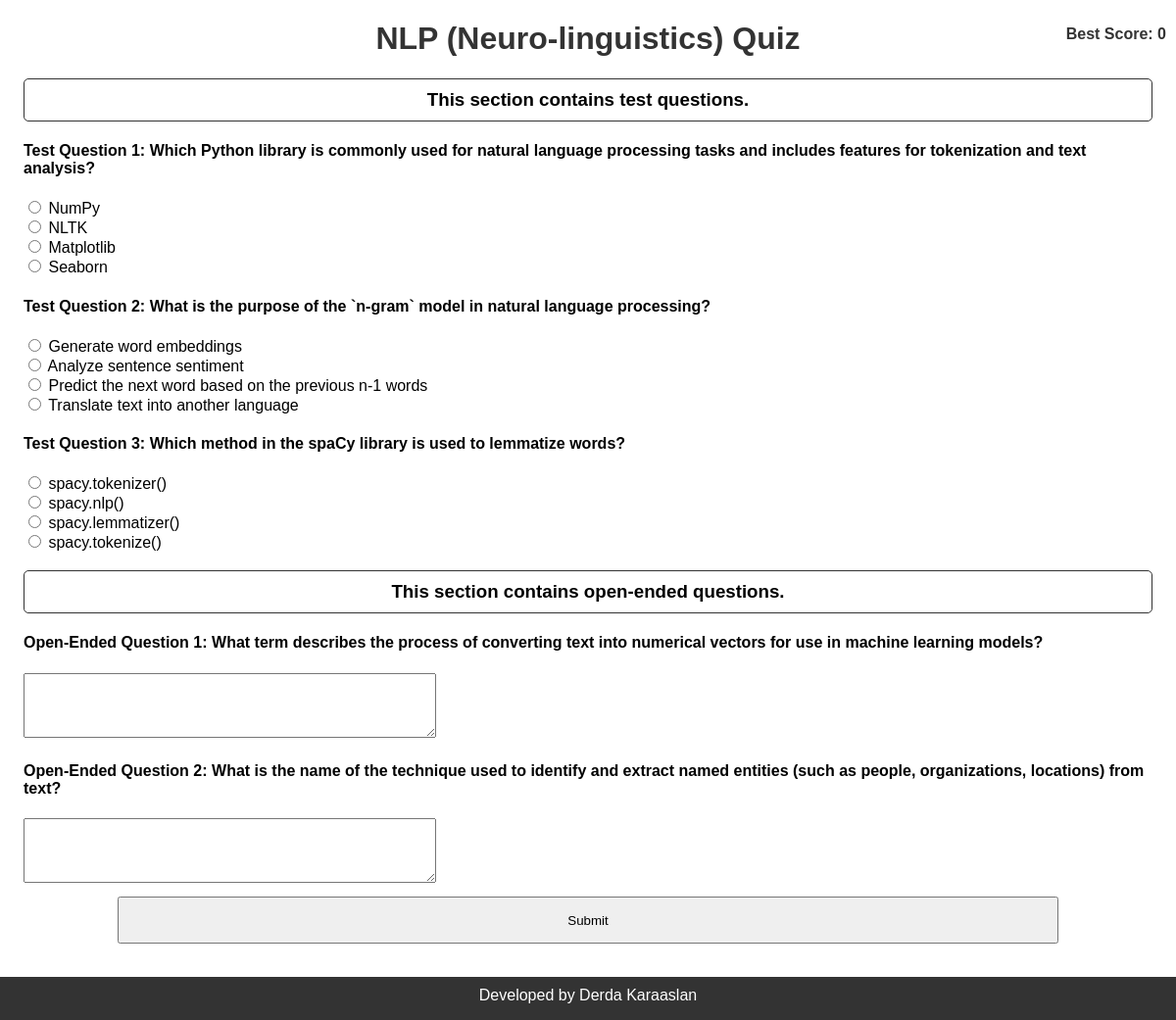
/quiz/3, run on the app's committed database.
### app/models/topic.py (models this page shows)
class Topic(db.Model):
    id = db.Column(db.Integer, primary_key=True)
    name = db.Column(db.String(100), unique=True, nullable=False)
    questions = db.relationship('Question', backref='topic', lazy=True)

### app/models/question.py (models this page shows)
class Question(db.Model):
    id = db.Column(db.Integer, primary_key=True)
    question = db.Column(db.String(200), nullable=False)
    answer = db.Column(db.String(100), nullable=False)
    topic_id = db.Column(db.Integer, db.ForeignKey('topic.id'), nullable=False)
    type = db.Column(db.String(50))
    __mapper_args__ = {
        'polymorphic_identity': 'question',
        'polymorphic_on': type
    }

class TestQuestion(Question):
    id = db.Column(db.Integer, db.ForeignKey('question.id'), primary_key=True)
    option1 = db.Column(db.String(100), nullable=False)
    option2 = db.Column(db.String(100), nullable=False)
    option3 = db.Column(db.String(100), nullable=False)
    option4 = db.Column(db.String(100), nullable=False)
    __mapper_args__ = {
        'polymorphic_identity': 'test_question',
    }

class Question(db.Model):
    id = db.Column(db.Integer, primary_key=True)
    question = db.Column(db.String(200), nullable=False)
    answer = db.Column(db.String(100), nullable=False)
    topic_id = db.Column(db.Integer, db.ForeignKey('topic.id'), nullable=False)
    type = db.Column(db.String(50))
    __mapper_args__ = {
        'polymorphic_identity': 'question',
        'polymorphic_on': type
    }

class OpenEndedQuestion(Question):
    id = db.Column(db.Integer, db.ForeignKey('question.id'), primary_key=True)
    __mapper_args__ = {
        'polymorphic_identity': 'open_ended_question',
    }

### app/routes/routes.py (the view)
@bp.route('/quiz/<int:topic_id>')
def quiz(topic_id):
    topic_name = Topic.query.get(topic_id).name
    test_questions = TestQuestion.query.filter_by(topic_id=topic_id).all()
    open_ended_questions = OpenEndedQuestion.query.filter_by(topic_id=topic_id).all()
    return render_template('quiz.html', test_questions=test_questions,topic_name=topic_name, open_ended_questions=open_ended_questions, topic_id=topic_id, best_score=get_best_score(topic_id))

### app/routes/routes.py (called while the page is built)
def get_best_score(topic_id):
    score = Score.query.filter_by(topic_id=topic_id).order_by(Score.score.desc()).first()
    return score.score if score else 0

### app/templates/quiz.html (shortened to what this page needs)
<!DOCTYPE html>
<html lang="en">
<head>
    <link rel="stylesheet" href="{{ url_for('static', filename='style.css') }}">
</head>
<body>
    <div class="container">
        <div class="content">
            <h1>{{topic_name}} Quiz</h1>
            <div id="best-score">
                <p><b>Best Score: {{ best_score }}</b> </p>
            </div>
            <form action="{{ url_for('routes.result', topic_id=topic_id) }}" method="POST">
                <div class="question">
                    <h3>This section contains test questions.</h3>
                    {% for question in test_questions %}
                    <div>
                        <h4>Test Question {{ loop.index }}: {{ question.question }}</h4>
                        <input type="radio" name="question_{{ question.id }}" value="{{ question.option1 }}"> {{
                        question.option1 }}<br>
                        <input type="radio" name="question_{{ question.id }}" value="{{ question.option2 }}"> {{
                        question.option2 }}<br>
                        <input type="radio" name="question_{{ question.id }}" value="{{ question.option3 }}"> {{
                        question.option3 }}<br>
                        <input type="radio" name="question_{{ question.id }}" value="{{ question.option4 }}"> {{
                        question.option4 }}<br>
                    </div>
                    {% endfor %}
                </div>
                <div class="question">
                    <h3>This section contains open-ended questions.</h3>
                    {% for question in open_ended_questions %}
                    <div>
                        <h4>Open-Ended Question {{ loop.index }}: {{ question.question }}</h4>
                        <textarea name="question_{{ question.id }}" rows="4" cols="50"></textarea>
                    </div>
                    {% endfor %}
                </div>
                <button type="submit">Submit</button>
            </form>
        </div>
    </div>
    <footer>Developed by Derda Karaaslan</footer>
</body>
</html>

### app/static/style.css (style rules this page uses)
body { min-height: 100vh; font-family: Arial, sans-serif; margin: 0; padding: 0; text-align: center; display: flex; flex-direction: column; }
h1 { color: #333; }
.content { flex: 1; }
footer { background-color: #333; color: white; text-align: center; height: 24px; width: 100%; bottom: 0; background-color: #333; color: white; text-align: center; padding: 10px 0; }
#best-score { position: absolute; right: 10px; top: 10px; color: #333; }
.question { margin-left: 24px; margin-right: 24px; text-align: left; }
form button { margin-top: 10px; margin-bottom: 34px; width: 80%; height: 48px; }
.question h3 { border: #333; border-style: solid; border-width: 1px; border-radius: 5px; padding: 10px; text-align: center; }

### data on the page
Topic: name "NLP (Neuro-linguistics)"
TestQuestion: question "Which Python library is commonly used for natural language processing tasks and includes features for tokenization and text analysis?", option1 "NumPy", option2 "NLTK", option3 "Matplotlib", option4 "Seaborn"
TestQuestion: question "What is the purpose of the `n-gram` model in natural language processing?", option1 "Generate word embeddings", option2 "Analyze sentence sentiment", option3 "Predict the next word based on the previous n-1 words", option4 "Translate text into another language"
TestQuestion: question "Which method in the spaCy library is used to lemmatize words?", option1 "spacy.tokenizer()", option2 "spacy.nlp()", option3 "spacy.lemmatizer()", option4 "spacy.tokenize()"
OpenEndedQuestion: question "What term describes the process of converting text into numerical vectors for use in machine learning models?"
OpenEndedQuestion: question "What is the name of the technique used to identify and extract named entities (such as people, organizations, locations) from text?"

### other printed values
{{ best_score }} "0"
